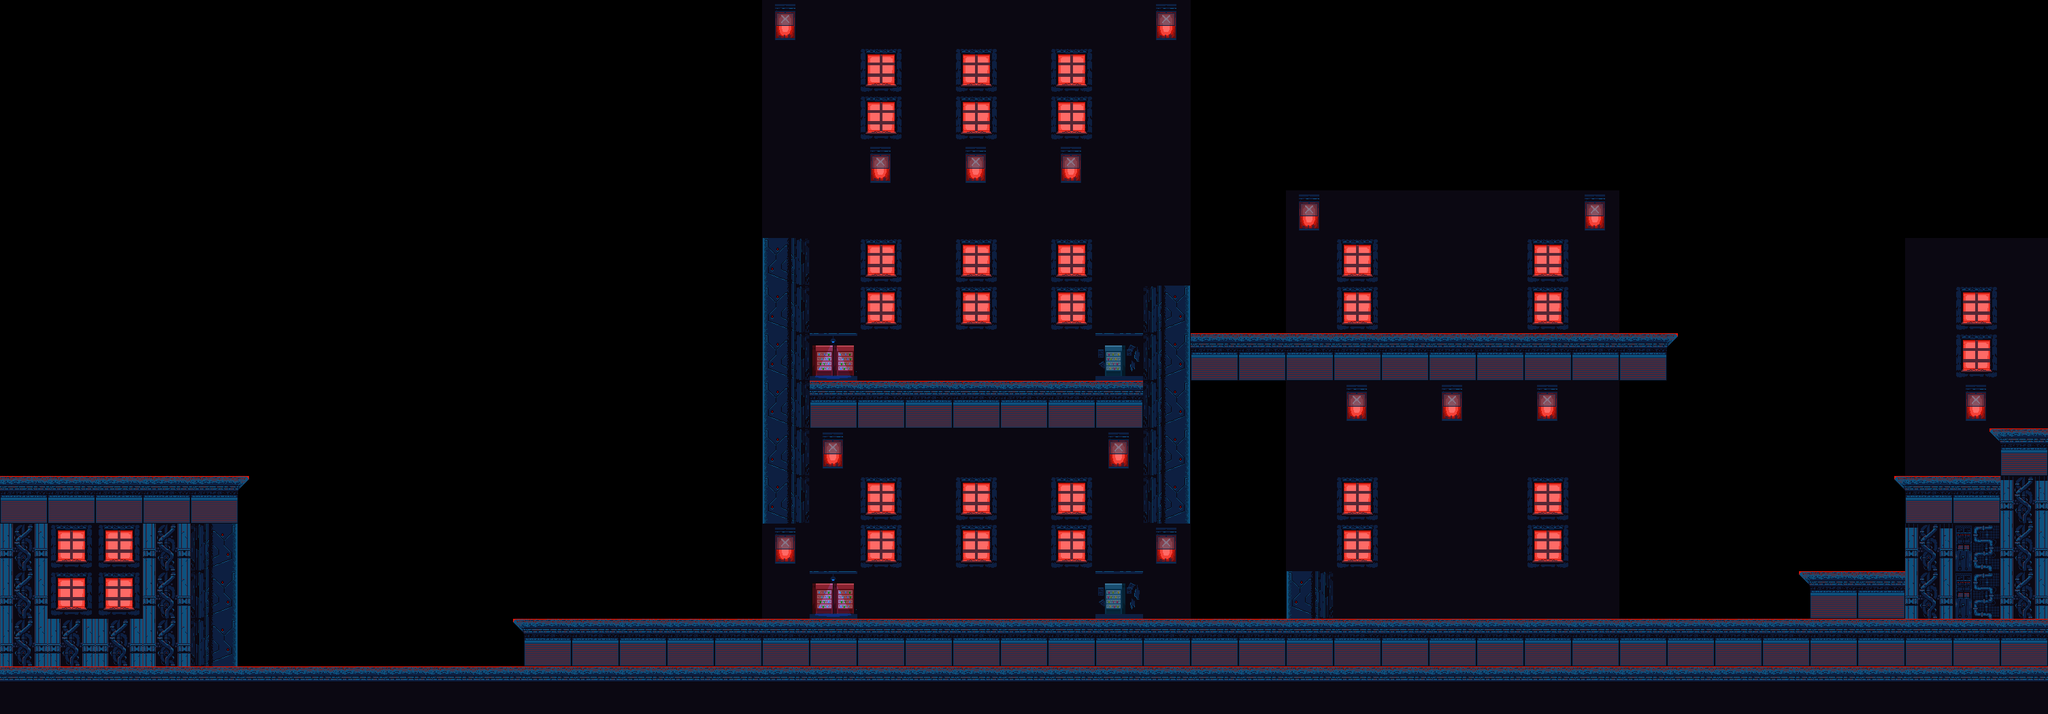

Tiled map render using the project's own tile images. Description and the whole map definition, tile-layer contents included, below:
An orthogonal 43x15 tile map with 70x70 px tiles, 3 tile layers (Ground, Background, Acc).

<map version="1.5" tiledversion="1.6.0" orientation="orthogonal" renderorder="right-down" width="43" height="15" tilewidth="70" tileheight="70" infinite="0" nextlayerid="4" nextobjectid="1">
 <editorsettings>
  <export target="Level2Re.json" format="json" />
 </editorsettings>
 <tileset firstgid="1" name="TileSetRe" tilewidth="70" tileheight="70" tilecount="25" columns="5">
  <image source="Tiles70x70.png" trans="000000" width="350" height="350" />
 </tileset>
 <layer id="1" name="Ground" width="43" height="15">
  <data encoding="csv">
0,0,0,0,0,0,0,0,0,0,0,0,0,0,0,0,0,0,0,0,0,0,0,0,0,0,0,0,0,0,0,0,0,0,0,0,0,0,0,0,0,0,0,
0,0,0,0,0,0,0,0,0,0,0,0,0,0,0,0,0,0,0,0,0,0,0,0,0,0,0,0,0,0,0,0,0,0,0,0,0,0,0,0,0,0,0,
0,0,0,0,0,0,0,0,0,0,0,0,0,0,0,0,0,0,0,0,0,0,0,0,0,0,0,0,0,0,0,0,0,0,0,0,0,0,0,0,0,0,0,
0,0,0,0,0,0,0,0,0,0,0,0,0,0,0,0,0,0,0,0,0,0,0,0,0,0,0,0,0,0,0,0,0,0,0,0,0,0,0,0,0,0,0,
0,0,0,0,0,0,0,0,0,0,0,0,0,0,0,0,0,0,0,0,0,0,0,0,0,0,0,0,0,0,0,0,0,0,0,0,0,0,0,0,0,0,0,
0,0,0,0,0,0,0,0,0,0,0,0,0,0,0,0,22,0,0,0,0,0,0,0,0,0,0,0,0,0,0,0,0,0,0,0,0,0,0,0,0,0,0,
0,0,0,0,0,0,0,0,0,0,0,0,0,0,0,0,22,0,0,0,0,0,0,0,17,0,0,0,0,0,0,0,0,0,0,0,0,0,0,0,0,0,0,
0,0,0,0,0,0,0,0,0,0,0,0,0,0,0,0,22,0,0,0,0,0,0,0,17,7,7,7,7,7,7,7,7,7,7,0,0,0,0,0,0,0,0,
0,0,0,0,0,0,0,0,0,0,0,0,0,0,0,0,22,7,7,7,7,7,7,7,17,0,0,0,0,0,0,0,0,0,0,0,0,0,0,0,0,0,0,
0,0,0,0,0,0,0,0,0,0,0,0,0,0,0,0,22,0,0,0,0,0,0,0,17,0,0,0,0,0,0,0,0,0,0,0,0,0,0,0,0,0,7,
7,7,7,7,7,0,0,0,0,0,0,0,0,0,0,0,22,0,0,0,0,0,0,0,17,0,0,0,0,0,0,0,0,0,0,0,0,0,0,0,7,7,14,
9,13,13,9,17,0,0,0,0,0,0,0,0,0,0,0,0,0,0,0,0,0,0,0,0,0,0,0,0,0,0,0,0,0,0,0,0,0,0,0,14,15,9,
9,13,13,9,17,0,0,0,0,0,0,0,0,0,0,0,0,0,0,0,0,0,0,0,0,0,0,22,0,0,0,0,0,0,0,0,0,0,7,7,9,15,9,
9,9,9,9,17,0,0,0,0,0,0,7,7,7,7,7,7,7,7,7,7,7,7,7,7,7,7,7,7,7,7,7,7,7,7,7,7,7,7,7,7,7,7,
12,12,12,12,12,12,12,12,12,12,12,12,12,12,12,12,12,12,12,12,12,12,12,12,12,12,12,12,12,12,12,12,12,12,12,12,12,12,12,12,12,12,12
</data>
 </layer>
 <layer id="2" name="Background" width="43" height="15">
  <data encoding="csv">
0,0,0,0,0,0,0,0,0,0,0,0,0,0,0,0,19,2,2,2,2,2,2,2,19,0,0,0,0,0,0,0,0,0,0,0,0,0,0,0,0,0,0,
0,0,0,0,0,0,0,0,0,0,0,0,0,0,0,0,2,2,13,2,13,2,13,2,2,0,0,0,0,0,0,0,0,0,0,0,0,0,0,0,0,0,0,
0,0,0,0,0,0,0,0,0,0,0,0,0,0,0,0,2,2,13,2,13,2,13,2,2,0,0,0,0,0,0,0,0,0,0,0,0,0,0,0,0,0,0,
0,0,0,0,0,0,0,0,0,0,0,0,0,0,0,0,2,2,19,2,19,2,19,2,2,0,0,0,0,0,0,0,0,0,0,0,0,0,0,0,0,0,0,
0,0,0,0,0,0,0,0,0,0,0,0,0,0,0,0,2,2,2,2,2,2,2,2,2,0,0,19,2,2,2,2,2,19,0,0,0,0,0,0,0,0,0,
0,0,0,0,0,0,0,0,0,0,0,0,0,0,0,0,0,2,13,2,13,2,13,2,2,0,0,2,13,2,2,2,13,2,0,0,0,0,0,0,2,2,2,
0,0,0,0,0,0,0,0,0,0,0,0,0,0,0,0,0,2,13,2,13,2,13,2,0,0,0,2,13,2,2,2,13,2,0,0,0,0,0,0,2,13,2,
0,0,0,0,0,0,0,0,0,0,0,0,0,0,0,0,0,18,2,2,2,2,2,20,0,0,0,0,0,0,0,0,0,0,0,0,0,0,0,0,2,13,2,
0,0,0,0,0,0,0,0,0,0,0,0,0,0,0,0,0,0,0,0,0,0,0,0,0,0,0,2,19,2,19,2,19,2,0,0,0,0,0,0,2,19,2,
0,0,0,0,0,0,0,0,0,0,0,0,0,0,0,0,0,19,2,2,2,2,2,19,0,0,0,2,2,2,2,2,2,2,0,0,0,0,0,0,2,2,0,
0,0,0,0,0,0,0,0,0,0,0,0,0,0,0,0,0,2,13,2,13,2,13,2,0,0,0,2,13,2,2,2,13,2,0,0,0,0,0,0,0,0,0,
0,0,0,0,0,0,0,0,0,0,0,0,0,0,0,0,19,2,13,2,13,2,13,2,19,0,0,2,13,2,2,2,13,2,0,0,0,0,0,0,0,0,0,
0,0,0,0,0,0,0,0,0,0,0,0,0,0,0,0,2,18,2,2,2,2,2,20,2,0,0,0,2,2,2,2,2,2,0,0,0,0,0,0,0,0,0,
0,0,0,0,0,0,0,0,0,0,0,0,0,0,0,0,0,0,0,0,0,0,0,0,0,0,0,0,0,0,0,0,0,0,0,0,0,0,0,0,0,0,0,
0,0,0,0,0,0,0,0,0,0,0,0,0,0,0,0,0,0,0,0,0,0,0,0,0,0,0,0,0,0,0,0,0,0,0,0,0,0,0,0,0,0,0
</data>
 </layer>
 <layer id="3" name="Acc" width="43" height="15">
  <data encoding="csv">
0,0,0,0,0,0,0,0,0,0,0,0,0,0,0,0,0,0,0,0,0,0,0,0,0,0,0,0,0,0,0,0,0,0,0,0,0,0,0,0,0,0,0,
0,0,0,0,0,0,0,0,0,0,0,0,0,0,0,0,0,0,0,0,0,0,0,0,0,0,0,0,0,0,0,0,0,0,0,0,0,0,0,0,0,0,0,
0,0,0,0,0,0,0,0,0,0,0,0,0,0,0,0,0,0,0,0,0,0,0,0,0,0,0,0,0,0,0,0,0,0,0,0,0,0,0,0,0,0,0,
0,0,0,0,0,0,0,0,0,0,0,0,0,0,0,0,0,0,0,0,0,0,0,0,0,0,0,0,0,0,0,0,0,0,0,0,0,0,0,0,0,0,0,
0,0,0,0,0,0,0,0,0,0,0,0,0,0,0,0,0,0,0,0,0,0,0,0,0,0,0,0,0,0,0,0,0,0,0,0,0,0,0,0,0,0,0,
0,0,0,0,0,0,0,0,0,0,0,0,0,0,0,0,0,0,0,0,0,0,0,0,0,0,0,0,0,0,0,0,0,0,0,0,0,0,0,0,0,0,0,
0,0,0,0,0,0,0,0,0,0,0,0,0,0,0,0,0,0,0,0,0,0,0,0,0,0,0,0,0,0,0,0,0,0,0,0,0,0,0,0,0,0,0,
0,0,0,0,0,0,0,0,0,0,0,0,0,0,0,0,0,0,0,0,0,0,0,0,0,0,0,0,0,0,0,0,0,0,0,8,0,0,0,0,0,0,0,
0,0,0,0,0,0,0,0,0,0,0,0,0,0,0,0,0,0,0,0,0,0,0,0,0,0,0,0,0,0,0,0,0,0,0,0,0,0,0,0,0,0,0,
0,0,0,0,0,0,0,0,0,0,0,0,0,0,0,0,0,0,0,0,0,0,0,0,0,0,0,0,0,0,0,0,0,0,0,0,0,0,0,0,0,6,0,
0,0,0,0,0,8,0,0,0,0,0,0,0,0,0,0,0,0,0,0,0,0,0,0,0,0,0,0,0,0,0,0,0,0,0,0,0,0,0,6,0,0,0,
0,0,0,0,0,0,0,0,0,0,0,0,0,0,0,0,0,0,0,0,0,0,0,0,0,0,0,0,0,0,0,0,0,0,0,0,0,0,0,0,0,0,0,
0,0,0,0,0,0,0,0,0,0,0,0,0,0,0,0,0,0,0,0,0,0,0,0,0,0,0,0,0,0,0,0,0,0,0,0,0,6,0,0,0,0,0,
0,0,0,0,0,0,0,0,0,0,6,0,0,0,0,0,0,0,0,0,0,0,0,0,0,0,0,0,0,0,0,0,0,0,0,0,0,0,0,0,0,0,0,
0,0,0,0,0,0,0,0,0,0,0,0,0,0,0,0,0,0,0,0,0,0,0,0,0,0,0,0,0,0,0,0,0,0,0,0,0,0,0,0,0,0,0
</data>
 </layer>
</map>
